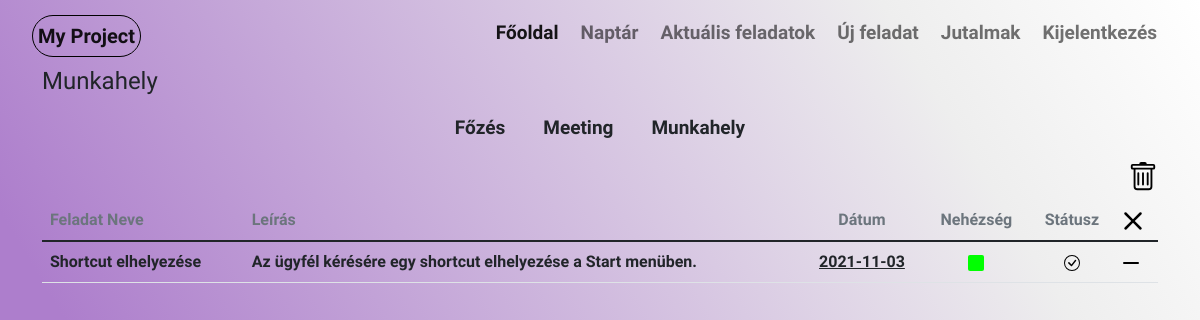
Page /currenttasks (signed in) on the committed database.
### website/models.py (models this page shows, shortened)
class Projects(db.Model):
    project_id = db.Column(db.Integer, primary_key=True)
    project_name = db.Column(db.String(60))
    active = db.Column(db.Boolean)
    user_id = db.Column(db.Integer, db.ForeignKey('user.id'))
    tasks = db.relationship('Tasks')
    def __repr__(self):
        return '<Project {}>'.format(self.project_name)

class Tasks(db.Model):
    task_id = db.Column(db.Integer,primary_key=True)
    project_id = db.Column(db.Integer, db.ForeignKey('projects.project_id'))
    task_name = db.Column(db.String(60))
    status = db.Column(db.Boolean, default=False)
    task_time = db.Column(db.String(60))
    stoper = db.Column(db.Boolean, default=False)
    mert_ido = db.Column(db.String(60))
    difficulty = db.Column(db.String(60))
    description = db.Column(db.String(250))
    user_id = db.Column(db.Integer, db.ForeignKey('user.id'))

### website/views.py (the view)
@views.route('/currenttasks')
@login_required
def currenttasks():
    write_date_text()
    active = None
    projects = Projects.query.all()
    tasks = Tasks.query.all()
    if len(projects) == 1:
        projects[0].active = True
        active = projects[0].project_id
        db.session.commit()
    if projects:
        for project in projects:
            print(project)
            print(project.project_id)
            print(project.active)
            if project.active:
                active = project.project_id
            print(bool(active))
        if not active:
            projects[0].active = True
            active = projects[0].project_id
    else:
        projects = None
    datumok = []
    for task in tasks:
        if task.status:
            d = task.task_time.split('-')
            li = [d[0],d[1],d[2]]
            try:
                index = datumok.index(li)
            except:
                datumok.append(li)
    print(datumok)
    if projects:
        return render_template('currenttasks.html', tasks=tasks,datumok = datumok, projects=projects, active=active, user=current_user)
    else:
        return render_template('currenttasks.html', tasks=tasks, active=active, user=current_user)

### website/__init__.py (called while the page is built)
def create_app():
    app = Flask(__name__)
    app.secret_key = secrets.token_urlsafe(16)
    app.config['SQLALCHEMY_DATABASE_URI'] = f'sqlite:///{DB_NAME}'
    db.init_app(app)
    from .views import views
    from .auth import auth
    app.register_blueprint(views)
    app.register_blueprint(auth)
    from .models import User
    login_manager = LoginManager()
    login_manager.login_view = 'auth.login'
    login_manager.init_app(app)
    @login_manager.user_loader
    def load_user(id):
        return User.query.get(int(id))
    create_database(app)
    return app

### website/views.py (called while the page is built)
def write_date_text():
    with open('date.txt', mode='w') as f:
        year = datetime.date.today().year
        month = datetime.date.today().month
        day = datetime.date.today().day
        f.write(str(year) + "/" + str(month) + "/" + str(day))
        f.close()

### website/templates/currenttasks.html (shortened to what this page needs)
{% extends "base.html"%}{% block title %}Aktuális feladatok{% endblock %}
{%block content%}
{%for tab in user.projects%}
    {%if tab.project_id == active%}
        <h4>{{tab.project_name}}</h4>
    {%endif%}
{%endfor%}
 {%if tasks%}
    {%if projects%}
        <ul class="nav justify-content-center">
            {%for tab in user.projects%}
                {%if tab.project_id == active%}
                    <li class="nav-item">
                {%else%}
                    <li class="nav-item" >
                {%endif%}
                <a class="nav-link link-dark"   href="/project/{{ tab.project_name }}">{{tab.project_name}}</a>
                </li>
                {%endfor%}
            </ul>
    {%endif%}
{%endif%}
        <nav class="navbar justify-content-end">
            <div class="nav-item">
            <a href="/clear/{{ active }}">
            </a>
        </div>
         </nav>
<table class="table  table-hover">
    <thread >
        <td class="fs-6 text-secondary fw-bold">Feladat Neve</td>
        <td class="fs-6 text-secondary fw-bold">Leírás</td>
        <td class="fs-6 text-secondary fw-bold" style="text-align: center;">Dátum</td>
        <td class="fs-6 text-secondary fw-bold" style="text-align: center;">Nehézség</td>
        <td class="fs-6 text-secondary fw-bold" style="text-align: center;">Státusz</td>
            <td>
                <a href="/remove/{{ active }}">
                </a>
            </td>
    </thread>
    <tbody>
        {%for task in user.tasks%}
            {%if task.project_id == active%}
                {%if task.status == True%}
                    <tr>
                        <td class="fs-6 fw-bold" > {{task.task_name}}</td>
                        <td class="fs-6 fw-bold"> {{task.description}}</td>
                        {% for dat in datumok%}
                        {% if task.task_time == dat|join("-")%}
                        <td class="fs-6 fw-bold" style="text-align: center;"><a class="link-dark" href="{{dat.0}}/{{dat.1}}/{{dat.2}}">{{task.task_time}}</a></td>
                        {%endif%}
                        {%endfor%}
                        <td style="text-align: center;">
                            {%if task.difficulty == "Könnyű"%}
                            <svg xmlns="http://www.w3.org/2000/svg" width="16" height="16" fill="#01ff01" class="bi bi-square-fill" viewBox="0 0 16 16">
                                <path d="M0 2a2 2 0 0 1 2-2h12a2 2 0 0 1 2 2v12a2 2 0 0 1-2 2H2a2 2 0 0 1-2-2V2z"/>
                            </svg>
                            {%elif task.difficulty == "Közepes"%}
                            <svg xmlns="http://www.w3.org/2000/svg" width="16" height="16" fill="#ffd601" class="bi bi-square-fill" viewBox="0 0 16 16">
                                <path d="M0 2a2 2 0 0 1 2-2h12a2 2 0 0 1 2 2v12a2 2 0 0 1-2 2H2a2 2 0 0 1-2-2V2z"/>
                            </svg>
                            {%else%}
                            <svg xmlns="http://www.w3.org/2000/svg" width="16" height="16" fill="#9b0101" class="bi bi-square-fill" viewBox="0 0 16 16">
                                <path d="M0 2a2 2 0 0 1 2-2h12a2 2 0 0 1 2 2v12a2 2 0 0 1-2 2H2a2 2 0 0 1-2-2V2z"/>
                            </svg>
                            {%endif%}
                        </td>
                {%else%}
                    <tr>
                        <td class="fs-6 fw-bold"><del>{{task.task_name}}</del></td>
                        <td class="fs-6 fw-bold"><del> {{task.description}} </del> </td>
                        <td class="fs-6 fw-bold" style="text-align: center;"><del> {{task.task_time}} </del></td>
                        <td style="text-align: center;"></td>
                {%endif%}
                    <td style="text-align: center;">
                        <a href="/close/{{ task.task_id }}">
                        </a>
                    </td>
                    <td>
                        <a href="/delete/{{ task.task_id }}">
                            <svg xmlns="http://www.w3.org/2000/svg" width="16" height="16" fill="#000" class="bi bi-dash-lg" viewBox="0 0 16 16">
                                <path d="M0 8a1 1 0 0 1 1-1h14a1 1 0 1 1 0 2H1a1 1 0 0 1-1-1z"/>
                            </svg>
                        </a>
                    </td>
                    </tr>
            {%endif%}
        {%endfor%}
    </tbody>
</table>
{%endblock%}

### website/static/style.css (style rules this page uses)
* { margin: 0; padding: 0; font-family: 'Ubuntu', sans-serif; }
body { background: linear-gradient(59deg, rgba(173,126,204,1) 21%, rgba(238,238,238,1) 81%, rgba(255,255,255,1) 100%); background-attachment: fixed; }
.nav-link { font-size: 19px; margin: 3px; font-weight: bold; }

### rows in the picture
Projects: project_name "Munkahely"
Projects: project_name "Főzés"
Projects: project_name "Meeting"
Tasks: task_name "Shortcut elhelyezése", description "Az ügyfél kérésére egy shortcut elhelyezése a Start menüben.", task_time "2021-11-03", difficulty "Könnyű" (drawn), status True (drawn)
